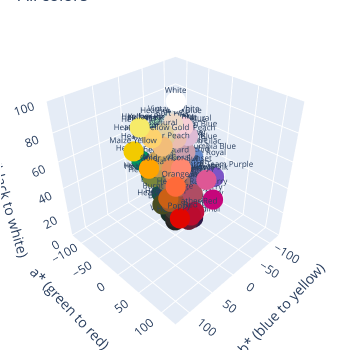

This figure's notebook cell:
### Code cell
import importlib

import numpy as np
import pandas as pd
import numpy
import lab_graph

from json import loads, dumps

importlib.reload(lab_graph)

#Fix colormath depreciated numpy method
def patch_asscalar(a):
    return a.item()
setattr(numpy, "asscalar", patch_asscalar)

df = pd.read_csv("data/all-colors-unique.csv")

#Create a 2D array of Lab values
lab_list = list(df["L*a*b Value"])
lab_list = [x.split(", ") for x in lab_list]
lab_points = [[float(x) for x in row] for row in lab_list]

lab_graph.generate_lab_3d_all_colors(df, "All colors", "part_2/plots/All_Points_350x350")

### Figure 1 — Plotly figure (JSON) as saved in the notebook; plotly's stock layout.template omitted (floating-point values rounded to 4 significant figures)
{"data": [{"hovertemplate": "<b>%{text}</b><br>L*: %{y:.1f}<br>a*: %{x:.1f}<br>b*: %{z:.1f}<br>", "marker": {"color": ["#4298B5", "#555D51", "#BDC4C2", "#6C6864", "#A05729", "#89B2BD", "#C6057B", "#2D2926", "#423A31", "#CB6015", "#9D2235", "#9B2743", "#DE5795", "#FF8870", "#38484E", "#4A493B", "#005876", "#115740", "#183029", "#FFA400", "#007A53", "#729364", "#A6BBC8", "#DEBBD5", "#F2CA00", "#672E45", "#A36D6A", "#60705E", "#C29951", "#E2D0A0", "#202A44", "#66A5B5", "#474C21", "#FF6A39", "#55394D", "#F7CED7", "#E10600", "#BA0C2F", "#9E483F", "#C7C9C7", "#DECA9E", "#EFDAC8", "#678096", "#757870", "#E37F57", "#AEA282", "#00BFB2", "#2E1A47", "#4C619C", "#00AFD7", "#212322", "#DFDDD6", "#FFFFFF", "#F6EB69", "#ACB3B8", "#454038", "#545859", "#75726F", "#48A9C5", "#A26C53", "#8E9FBC", "#5D4B3C", "#651C32", "#A26859", "#658BCC", "#34657F", "#DCD2C4", "#8FAD9F", "#48655B", "#447961", "#79863C", "#BDDDD9", "#00965E", "#65649E", "#603147", "#A06A62", "#343A4A", "#6C6E60", "#A8D5BA", "#CCA55C", "#3B4559", "#827752", "#AA939C", "#F2BD79", "#BCC0D2", "#92ACA0", "#B3D2B5", "#CAA0AE", "#A0DAB3", "#D6D2BE", "#EABEB0", "#EA905D", "#AF4D64", "#BF0D3E", "#00BAB3", "#5C6E76", "#908878", "#76797A", "#E88467", "#958A73", "#7D55C7", "#2B7BBB", "#FDD26E"], "opacity": 1.0, "size": 7}, "mode": "markers+text", "text": ["Aqua", "Army", "Ash", "Asphalt", "Autumn", "Baby Blue", "Berry", "Black", "Brown", "Burnt Orange", "Canvas Red", "Cardinal", "Charity Pink", "Coral", "Dark Grey", "Dark Olive", "Deep Teal", "Evergreen", "Forest", "Gold", "Kelly", "Leaf", "Light Blue", "Lilac", "Maize Yellow", "Maroon", "Mauve", "Military Green", "Mustard", "Natural", "Navy", "Ocean Blue", "Olive", "Orange", "Oxblood Black", "Pink", "Poppy", "Red", "Rust", "Silver", "Soft Cream", "Soft Pink", "Steel Blue", "Storm", "Sunset", "Tan", "Teal", "Team Purple", "True Royal", "Turquoise", "Vintage Black", "Vintage White", "White", "Yellow", "Athletic Heather", "Black Heather", "Dark Grey Heather", "Deep Heather", "Heather Aqua", "Heather Autumn", "Heather Blue", "Heather Brown", "Heather Cardinal", "Heather Clay", "Heather Columbia Blue", "Heather Deep Teal", "Heather Dust", "Heather Dusty Blue", "Heather Forest", "Heather Grass Green", "Heather Green", "Heather Ice Blue", "Heather Kelly", "Heather Lapis", "Heather Maroon", "Heather Mauve", "Heather Midnight Navy", "Heather Military Green", "Heather Mint", "Heather Mustard", "Heather Navy", "Heather Olive", "Heather Orchid", "Heather Peach", "Heather Prism Blue", "Heather Prism Dusty Blue", "Heather Prism Ice Blue", "Heather Prism Lilac", "Heather Prism Mint", "Heather Prism Natural", "Heather Prism Peach", "Heather Prism Sunset", "Heather Raspberry", "Heather Red", "Heather Sea Green", "Heather Slate", "Heather Stone", "Heather Storm", "Heather Sunset", "Heather Tan", "Heather Team Purple", "Heather True Royal", "Heather Yellow Gold"], "textfont": {"size": 8}, "textposition": "top center", "x": [-20.39, -3.86, -2.14, 1.22, 37.42, -12.08, 71.84, 1.29, 3.33, 43.54, 52.92, 50.1, 59.63, 46.11, -4.7, -2.37, -23.19, -26.89, -12.05, 31.14, -48.36, -18.14, -5.11, 16.86, 5.01, 29.31, 22.73, -8.4, 6.96, 2.21, 2.57, -17.38, -6.88, 58.38, 16.23, 16.25, 75.12, 65.63, 37.95, -0.41, 3.24, 6.03, -4.71, -0.96, 39.51, 2.02, -59.33, 17.59, 5.91, -33.79, -1.03, -0.55, 0.0, -6.83, -1.69, 2.57, -0.94, 1.69, -22.86, 18.57, -0.58, 6.87, 35.71, 24.89, 0.45, -10.92, 1.08, -11.97, -13.04, -22.73, -13.31, -11.38, -65.36, 14.85, 25.21, 22.92, 1.3, -2.77, -18.93, 5.6, 0.25, 1.24, 10.13, 15.76, 2.14, -11.33, -14.27, 18.88, -24.68, -2.04, 15.04, 34.1, 44.64, 66.14, -46.18, -5.46, 1.72, 0.21, 39.64, 0.22, 34.51, -7.3, 8.31], "y": [58.13, 38.51, 78.5, 44.4, 48.3, 69.61, 45.38, 17.06, 25.05, 54.43, 36.7, 37.11, 57.92, 70.82, 29.23, 30.73, 32.45, 31.9, 17.54, 76.47, 43.23, 57.33, 74.49, 79.54, 83.14, 28.02, 52.2, 45.26, 65.63, 84.28, 16.99, 63.58, 31.03, 65.69, 28.13, 86.8, 49.45, 41.43, 42.65, 80.69, 82.38, 88.56, 52.17, 49.87, 64.85, 67.12, 66.44, 14.26, 41.26, 63.99, 13.35, 88.09, 100.0, 92.09, 72.55, 27.28, 36.89, 48.32, 63.94, 50.73, 64.82, 33.72, 24.16, 50.55, 56.78, 39.94, 84.64, 67.82, 40.04, 46.42, 53.5, 85.65, 51.8, 44.73, 27.76, 50.9, 24.29, 46.0, 81.11, 69.84, 28.87, 50.4, 63.19, 80.69, 77.9, 67.95, 81.23, 70.37, 81.84, 84.02, 81.04, 69.34, 47.09, 42.79, 66.81, 45.14, 57.18, 50.53, 66.65, 57.85, 45.45, 48.68, 86.67], "z": [-24.18, 5.37, -0.31, 3.26, 48.02, -11.07, -7.3, 2.54, 6.64, 58.62, 23.2, 15.1, -3.98, 35.75, -6.17, 8.55, -27.24, 6.33, 1.2, 81.64, 9.96, 19.97, -9.7, -8.35, 85.02, -0.87, 11.66, 7.56, 43.13, 26.39, -18.63, -16.11, 23.88, 58.65, -6.49, 1.44, 67.21, 34.16, 24.6, 0.43, 24.73, 11.43, -15.23, 3.27, 40.17, 18.16, -12.05, -24.18, -36.01, -34.95, 0.45, 3.67, 0.0, 62.42, -3.38, 5.49, -1.91, 1.65, -24.71, 22.73, -17.81, 12.11, 6.28, 18.71, -38.7, -20.42, 8.17, 2.72, 1.87, 6.68, 37.24, -2.2, 14.55, -31.33, -2.86, 13.88, -11.02, 7.81, 7.16, 42.85, -13.91, 21.46, -1.57, 41.91, -9.47, 2.4, 10.01, -1.04, 12.05, 10.4, 13.93, 42.49, 8.49, 27.76, -10.83, -7.14, 9.38, -1.49, 34.07, 13.83, -52.9, -42.2, 54.63], "type": "scatter3d"}], "layout": {"scene": {"aspectratio": {"x": 1, "y": 1, "z": 1}, "xaxis": {"title": {"text": "a* (green to red)"}, "range": [-128, 128]}, "yaxis": {"title": {"text": "L* (black to white)"}, "range": [0, 100]}, "zaxis": {"title": {"text": "b* (blue to yellow)"}, "range": [-128, 128]}, "camera": {"up": {"x": 0, "y": 1, "z": 0}, "center": {"x": 0, "y": 0, "z": 0}, "eye": {"x": 1.5, "y": 1.5, "z": 1.5}}}, "margin": {"l": 1, "r": 1, "t": 1, "b": 1}, "title": {"text": "All colors"}, "width": 351, "height": 351, "showlegend": false}}
